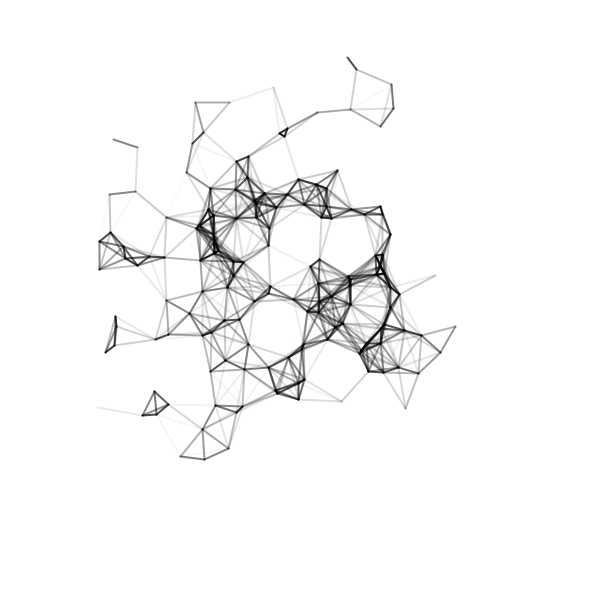
Frame 1 (no input)
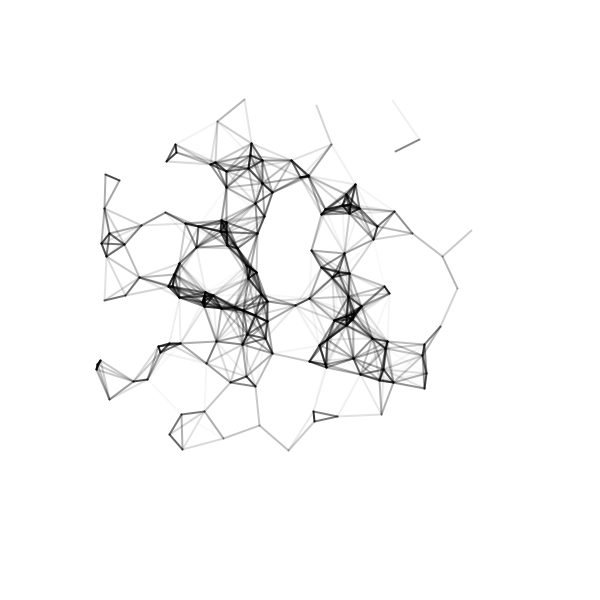
Frame 60 (the mouse pressed at the canvas centre just before this capture)
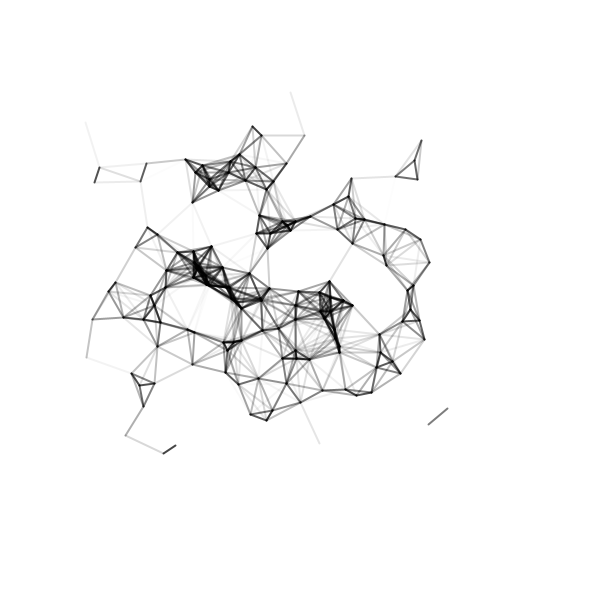
Frame 120 (the mouse held since frame 60 and released just before this capture)

The Processing sketch that drew these frames (run headless with seeded random() and noise(); from frame 60 on, the mouse is pressed at the canvas centre):

// Processing sketch: emergent_lines
// ── emergent_lines.pde
int TOTAL = 150;
int MAX_DIST = 50;

ArrayList<Agent>agents;

void setup()
{
  size(600,600);
  agents = new ArrayList();
  
  for( int i = 0; i < TOTAL; i++)
    agents.add(new Agent());

}

void draw()
{
  smooth();
  background(255);
  strokeWeight(2);
  
  for( int i = 0; i < agents.size(); i++){
    Agent myAgent = agents.get(i);
    myAgent.update();
  }
  
  
  for( int i = 0; i < agents.size(); i++){  

    for( int j = 0; j < i; j++){       
          Agent myAgentA = agents.get(i);
          Agent myAgentB = agents.get(j);

          float myDist = dist(myAgentA.x,myAgentA.y,myAgentB.x,myAgentB.y);
          if(myDist < MAX_DIST ){
            myAgentA.drawLines(myDist,myAgentB.x,myAgentB.y);
          }
     }
  }
  
  
}




// ── Agent.pde
class Agent{
  
  float noiseX, noiseY;  // to update noise
  float x, y;    // position
  
  Agent(){
    noiseX = random(-100,width+100);
    noiseY = random(-100,height+100);

  }
  
  void update(){
    x = noise(noiseX)*width;
    y = noise(noiseY)*height;
    noiseX +=.003;
    noiseY +=.003;
  }
  
  void display(){
    noStroke();
    ellipse(x,y,20,20);
  }
  
  void drawLines(float myDist, float tx, float ty){
      float alpha = map(myDist,0,MAX_DIST,0,255);
      stroke(0,255-alpha);
      line(x,y,tx,ty);
  }
  
 
}
